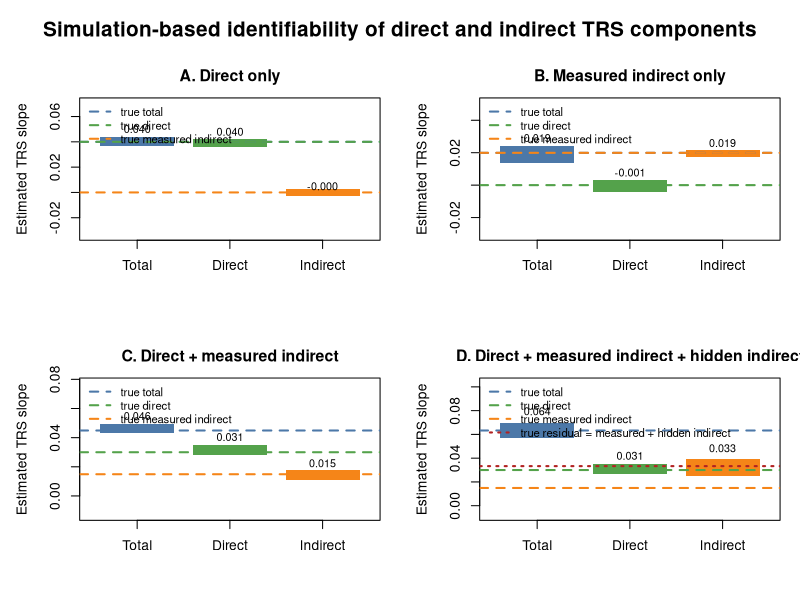

This figure's R source:
# Identifiability of the direct and apparent (indirect) TAS components, by
# simulation with known contributions: one virtual site (4 windows x 8 years,
# ER = exp(0.0588 T)), four scenarios -- direct only, measured indirect only,
# direct + measured indirect, and all three plus a hidden indirect effect
# (the confounded case, where the apparent residual is not pure mediation via
# SWC and GPP) -- 40 replicates each. Writes
# data-proc/analysis/simulation_identifiability_{replications,summary}.csv and
# figures/tas_identifiability_simulation.png.
# Authors: Sparkle Malone and Junna Wang in May, 2026.

set.seed(20260423)

dir.create("figures", showWarnings = FALSE)

simulate_scenario <- function(
  scenario,
  beta_direct,
  lambda_swc,
  lambda_gpp,
  gamma_swc,
  gamma_gpp,
  beta_hidden = 0,
  rho_hidden = 0,
  n_sites = 1,
  n_windows = 4,
  n_years = 8,
  n_obs = 50,
  n_rep = 40
) {
  year_signal <- seq(-1.5, 1.5, length.out = n_years)
  out <- vector("list", n_rep)

  true_apparent <- gamma_swc * lambda_swc + gamma_gpp * lambda_gpp
  true_hidden <- beta_hidden * rho_hidden * (lambda_swc + lambda_gpp)
  true_residual <- true_apparent + true_hidden
  true_total <- beta_direct + true_residual

  for (irep in seq_len(n_rep)) {
    summary_list <- vector("list", n_sites * n_windows * n_years)
    idx <- 1

    for (isite in seq_len(n_sites)) {
      site_effect <- rnorm(1, mean = 0, sd = 0.15)

      for (iwindow in seq_len(n_windows)) {
        site_window <- paste0("S", isite, "_W", iwindow)
        ref_swc <- runif(1, min = 0.6, max = 1.8)
        ref_gpp <- runif(1, min = 0.8, max = 2.2)
        window_effect <- rnorm(1, mean = 0, sd = 0.2)

        for (iyear in seq_len(n_years)) {
          t_anom <- year_signal[iyear] + rnorm(1, mean = 0, sd = 0.08)
          swc_mean <- ref_swc + lambda_swc * t_anom + rnorm(1, mean = 0, sd = 0.05)
          gpp_mean <- ref_gpp + lambda_gpp * t_anom + rnorm(1, mean = 0, sd = 0.05)

          ts_center <- rnorm(n_obs, mean = 0, sd = 0.9)
          swc_dev <- rnorm(n_obs, mean = swc_mean - ref_swc, sd = 1.25)
          gpp_dev <- rnorm(n_obs, mean = gpp_mean - ref_gpp, sd = 1.5)
          hidden_dev <- rho_hidden * (swc_dev + gpp_dev) + rnorm(n_obs, mean = 0, sd = 0.10)

          direct_shift <- beta_direct * t_anom
          apparent_shift <- gamma_swc * (swc_mean - ref_swc) + gamma_gpp * (gpp_mean - ref_gpp)
          hidden_shift <- beta_hidden * rho_hidden * ((swc_mean - ref_swc) + (gpp_mean - ref_gpp))

          log_er <- site_effect + window_effect +
            direct_shift +
            0.0588 * ts_center +      # a realistic temperature-ER relationship
            gamma_swc * swc_dev +
            gamma_gpp * gpp_dev +
            beta_hidden * hidden_dev +
            rnorm(n_obs, mean = 0, sd = 0.18)

          dat <- data.frame(
            log_er = log_er,
            ts_center = ts_center,
            swc_dev = swc_dev,
            gpp_dev = gpp_dev
          )

          fit_tot <- lm(log_er ~ ts_center, data = dat)
          fit_dir <- lm(log_er ~ ts_center + swc_dev + gpp_dev, data = dat)

          pred_tot <- unname(predict(fit_tot, newdata = data.frame(ts_center = 0)))
          pred_dir <- unname(predict(fit_dir, newdata = data.frame(ts_center = 0, swc_dev = 0, gpp_dev = 0)))

          summary_list[[idx]] <- data.frame(
            site_window = site_window,
            t_anom = t_anom,
            direct_true = direct_shift,
            apparent_true = apparent_shift,
            hidden_true = hidden_shift,
            residual_true = apparent_shift + hidden_shift,
            total_true = direct_shift + apparent_shift + hidden_shift,
            total_hat = pred_tot,
            direct_hat = pred_dir
          )
          idx <- idx + 1
        }
      }
    }

    df <- do.call(rbind, summary_list)
    df$apparent_hat <- df$total_hat - df$direct_hat

    fit_total <- summary(lm(total_hat ~ t_anom + site_window, data = df))
    fit_direct <- summary(lm(direct_hat ~ t_anom + site_window, data = df))
    fit_app <- summary(lm(apparent_hat ~ t_anom + site_window, data = df))

    out[[irep]] <- data.frame(
      scenario = scenario,
      replicate = irep,
      total_est = fit_total$coefficients["t_anom", "Estimate"],
      total_se = fit_total$coefficients["t_anom", "Std. Error"],
      direct_est = fit_direct$coefficients["t_anom", "Estimate"],
      direct_se = fit_direct$coefficients["t_anom", "Std. Error"],
      apparent_est = fit_app$coefficients["t_anom", "Estimate"],
      apparent_se = fit_app$coefficients["t_anom", "Std. Error"],
      total_true = true_total,
      direct_true = beta_direct,
      apparent_true = true_apparent,
      residual_true = true_residual,
      hidden_true = true_hidden
    )
  }

  do.call(rbind, out)
}

summarise_component <- function(df, component, truth_col) {
  est_col <- paste0(component, "_est")
  se_col <- paste0(component, "_se")
  truth <- df[[truth_col]]
  est <- df[[est_col]]
  se <- df[[se_col]]

  data.frame(
    component = component,
    target = truth_col,
    truth = unique(truth),
    mean_est = mean(est),
    sd_est = sd(est),
    bias = mean(est - truth),
    rmse = sqrt(mean((est - truth)^2)),
    coverage = mean((est - 1.96 * se) <= truth & (est + 1.96 * se) >= truth)
  )
}

scenario_defs <- list(
  list(
    scenario = "Direct only",
    beta_direct = 0.040,
    lambda_swc = 0.00,
    lambda_gpp = 0.00,
    gamma_swc = 0.06,
    gamma_gpp = 0.07,
    beta_hidden = 0.00,
    rho_hidden = 0.00
  ),
  list(
    scenario = "Measured indirect only",
    beta_direct = 0.000,
    lambda_swc = 0.18,
    lambda_gpp = 0.13,
    gamma_swc = 0.06,
    gamma_gpp = 0.07,
    beta_hidden = 0.00,
    rho_hidden = 0.00
  ),
  list(
    scenario = "Direct + measured indirect",
    beta_direct = 0.030,
    lambda_swc = 0.12,
    lambda_gpp = 0.11,
    gamma_swc = 0.06,
    gamma_gpp = 0.07,
    beta_hidden = 0.00,
    rho_hidden = 0.00
  ),
  list(
    scenario = "Direct + measured indirect + hidden indirect",
    beta_direct = 0.030,
    lambda_swc = 0.12,
    lambda_gpp = 0.11,
    gamma_swc = 0.06,
    gamma_gpp = 0.07,
    beta_hidden = 0.10,
    rho_hidden = 0.80
  )
)

replicate_results <- do.call(
  rbind,
  lapply(scenario_defs, function(x) {
    cat("Running scenario:", x$scenario, "\n")
    do.call(simulate_scenario, x)
  })
)

summary_results <- do.call(
  rbind,
  lapply(split(replicate_results, replicate_results$scenario), function(df) {
    cbind(
      scenario = df$scenario[[1]],
      rbind(
        summarise_component(df, "total", "total_true"),
        summarise_component(df, "direct", "direct_true"),
        summarise_component(df, "apparent", "apparent_true"),
        summarise_component(df, "apparent", "residual_true")
      )
    )
  })
)

dir.create("data-proc/analysis", recursive = TRUE, showWarnings = FALSE)
write.csv(replicate_results, file = "data-proc/analysis/simulation_identifiability_replications.csv", row.names = FALSE)
write.csv(summary_results, file = "data-proc/analysis/simulation_identifiability_summary.csv", row.names = FALSE)

plot_panel <- function(df, title_text, apparent_note = FALSE) {
  vals <- list(df$total_est, df$direct_est, df$apparent_est)
  cols <- c("#4C78A8", "#54A24B", "#F58518")
  boxplot(
    vals,
    names = c("Total", "Direct", "Indirect"),
    col = cols,
    border = NA,
    ylab = "Estimated TRS slope",
    ylim = range(c(unlist(vals), df$total_true, df$direct_true, df$apparent_true, df$residual_true)) + c(-0.02, 0.02)
  )
  abline(h = unique(df$total_true), col = cols[1], lwd = 2, lty = 2)
  abline(h = unique(df$direct_true), col = cols[2], lwd = 2, lty = 2)
  abline(h = unique(df$apparent_true), col = cols[3], lwd = 2, lty = 2)
  key <- c("true total", "true direct", "true measured indirect")
  key_col <- cols
  key_lty <- c(2, 2, 2)
  if (apparent_note) {
    abline(h = unique(df$residual_true), col = "#B22222", lwd = 2, lty = 3)
    key <- c(key, "true residual = measured + hidden indirect")
    key_col <- c(key_col, "#B22222")
    key_lty <- c(key_lty, 3)
  }
  legend("topleft", legend = key, col = key_col, lty = key_lty, lwd = 2, bty = "n", cex = 0.82)
  mtext(title_text, side = 3, line = 0.8, font = 2, cex = 0.95)
  text(
    x = c(1, 2, 3),
    y = sapply(vals, function(v) quantile(v, 0.95)) + 0.001,
    labels = sprintf("%.3f", c(mean(df$total_est), mean(df$direct_est), mean(df$apparent_est))),
    cex = 0.78
  )
}

png(
  filename = "figures/tas_identifiability_simulation.png",
  width = 1800,
  height = 1600,
  res = 180
)
par(mfrow = c(2, 2), mar = c(4.8, 4.8, 3.5, 1.2), oma = c(0, 0, 2.4, 0))

plot_panel(subset(replicate_results, scenario == "Direct only"), "A. Direct only")
plot_panel(subset(replicate_results, scenario == "Measured indirect only"), "B. Measured indirect only")
plot_panel(subset(replicate_results, scenario == "Direct + measured indirect"), "C. Direct + measured indirect")
plot_panel(subset(replicate_results, scenario == "Direct + measured indirect + hidden indirect"), "D. Direct + measured indirect + hidden indirect", apparent_note = TRUE)

mtext(
  "Simulation-based identifiability of direct and indirect TRS components",
  outer = TRUE,
  cex = 1.25,
  font = 2
)
dev.off()

cat("\nSaved replicate-level results to data-proc/analysis/simulation_identifiability_replications.csv\n")
cat("Saved summary results to data-proc/analysis/simulation_identifiability_summary.csv\n")
cat("Saved figure to figures/tas_identifiability_simulation.png\n\n")

print(summary_results)
